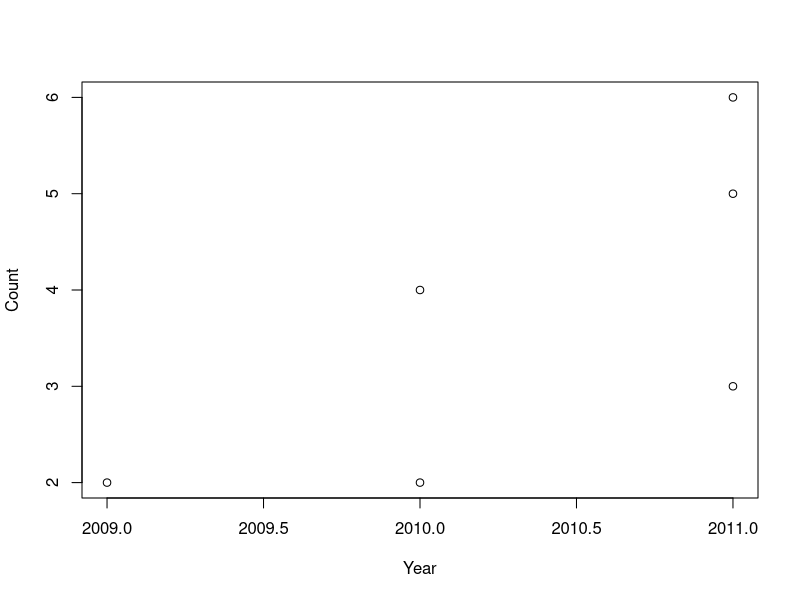

Write R code to recreate this figure.
## ---- chunk 1
knitr::opts_chunk$set(echo = TRUE)
# rmarkdown::render("2020-06-17-datatable-introduction.Rmd")
## ---- chunk 2
library(data.table) # version 1.13.0

DT <- data.table(Fruit = rep(c("banana", "apple", "orange"), 3:1),
                 Year  = c(2008, 2009, 2010, 2009, 2010, 2010),
                 Count = 1:6)
DT
class(DT)
## ---- chunk 3
DT[1:2, 1:2]
## ---- chunk 4
DT[Fruit == "banana", ]                  # select rows where Fruit equals banana
DT[Fruit == "banana" & Year > 2008]      # select rows where Fruit equals banana and Year is higher than 2008
## ---- chunk 5
DT[order(Fruit), ]          # order according to the Fruit column, in ascending order
DT[order(Fruit, -Year)]     # order according to the Fruit and Year columns, in ascending and descending order, respectively
## ---- chunk 6
DT[sample(nrow(DT), 3)]     # randomly sample three rows
## ---- chunk 7
DT[sample(.N, 3), ]        # randomly sample three rows
## ---- chunk 8
DT[, Count]            # select the Count column, returns a vector
## ---- chunk 9
DT[, list(Count)]       # select the Count column, returns a data.table
DT[, .(Count)]          # ditto
DT[, .(Fruit, Count)]   # select the Fruit and Count columns
## ---- chunk 10
cols <- c("Fruit", "Year")
DT[, ..cols]   # select the columns provided in the cols vector
## ---- chunk 11
DT[, max(Year)]                # sum the Count values
DT[, cumsum(Count)]
## ---- chunk 12
DT[, .(cumsum(Count))]                # sum the Count values
DT[, .(CumsumCount = cumsum(Count))]     # sum the Count values with column name CumsumCount
## ---- chunk 13
DT[, .(sum(Count), max(Year))]   # sum the Count values and get the maximum Year value
## ---- chunk 14
DT[, .(SUM = sum(Count),
       MAX = max(Year))]         # sum the Count values and get the maximum Year value, assigning column names
## ---- chunk 15
DT[, Year := Year + 1]               # modify the Year column
DT[, Cumsum_Count := cumsum(Count)]  # create a new Cumsum_Count column
## ---- chunk 16
DT
## ---- chunk 17
DT[, c("CountX3", "CountX4") := .(Count * 3, Count * 4)]
DT
## ---- chunk 18
DT[, ':='(CountX3 = Count * 3,
          CountX4 = Count * 4)]
DT
## ---- chunk 19
cols <- c("CountX3", "CountX4")
DT[, (cols) := .(Count * 3, Count * 4)]
## ---- chunk 20
DT[, Cumsum_Count := NULL]
DT[, c("CountX3", "CountX4") := NULL]
## ---- chunk 21
DT
## ---- chunk 22
DT[Fruit != "apple", sum(Count)]
DT[Fruit == "banana" & Year < 2011, .(sum(Count))]
## ---- chunk 23
DT[Fruit == "banana" & Year < 2010, Count := Count + 1] # modify only the matching rows
DT[Fruit == "orange", Orange := "orange"] # add a new column, non-matching rows will be NA
## ---- chunk 24
DT
## ---- chunk 25
DT[, sum(Count), by = Fruit]
## ---- chunk 26
DT[, sum(Count), by = (IsApple = Fruit == "apple")] 
## ---- chunk 27
DT[, .(MeanCount = mean(Count)), by = (OddYear = Year %% 2 == 1)]
## ---- chunk 28
DT[, sum(Count), by = c("Fruit", "Year")]
## ---- chunk 29
DT[, .(SumCount = sum(Count)), by = .(Fruit, Before2011 = Year < 2011)]
## ---- chunk 30
DT[Fruit != "orange", max(Count), by = Fruit]
## ---- chunk 31
DT[Fruit != "orange",   # select the rows that are not oranges
   max(Count),          # then return the maximum value of Count
   by = Fruit]          # for each fruit

DT[Fruit != "orange",   # select the rows that are not oranges
   by = Fruit,          # then, for each fruit,
   max(Count)]          # return the maximum value of Count
## ---- chunk 32
DT[, N := .N, by = Fruit]
## ---- chunk 33
DT[, MeanCountByFruit := round(mean(Count), 2), by = Fruit]
## ---- chunk 34
DT
## ---- chunk 35
DT[, MeanCountByFruit := round(mean(Count), 2), by = Fruit][MeanCountByFruit > 2]
## ---- chunk 36
DT[, by = Fruit,
     MeanCountByFruit := round(mean(Count), 2)
  ][
     MeanCountByFruit > 2
   ]
## ---- chunk 37
DT[, c("Orange", "N", "MeanCountByFruit") := NULL][]
## ---- chunk 38
# DT[operation on rows, ]
# DT[, operation on columns]
# DT[, .(extract or compute new columns)]
# DT[, newcolumn := assignment]
# DT[, some computation, by = group]
# ...
## ---- chunk 39
DT[, 1 + 1]
DT[, plot(Year, Count)]
DT[, {sum_count <- sum(Count)
      print("The sum of the Count column is:")
      sum_count}]
## ---- chunk 40
{sum123 <- sum(1:3); 1 + 2; sum123}
## ---- chunk 41
DT[, list(1:3, 4:6, 7)]
DT[, {2 + 3             # this command is evaluated but not returned
      list(Col1 = 1:3,
           Col2 = 4:6,
           Col3 = 7)}]
## ---- chunk 42
DT[, print(.SD), by = Fruit]
## ---- chunk 43
DT[, .SD]
## ---- chunk 44
DT[, lapply(.SD, min)]
## ---- chunk 45
DT[, lapply(.SD, min), by = Fruit]
## ---- chunk 46
DT[Fruit != "apple", lapply(.SD, min), by = Fruit]
## ---- chunk 47
DT[, c("MeanYear", "MeanCount") := lapply(.SD, mean),
     by = Fruit]
DT
## ---- chunk 48
DT[, lapply(.SD, min), by = Fruit, .SDcols = c("Count", "MeanCount")]
selected_cols <- "Year"
# indenting the code
DT[, by = Fruit,               # for each fruit
     lapply(.SD, min),         # retrieve the min value
     .SDcols = selected_cols]  # for each column provided in the selected_cols vector
## ---- chunk 49
DT[, lapply(.SD, min),
     by = Fruit,
     .SDcols = patterns("^Co")]
## ---- chunk 50
DT[, lapply(.SD, min),
     by = Fruit,
     .SDcols = is.integer] # !is.integer can also be used
foo <- function(x) {is.numeric(x) && mean(x) > 2000}
DT[, lapply(.SD, min),
     by = Fruit,
     .SDcols = foo]
## ---- chunk 51
sessionInfo()
